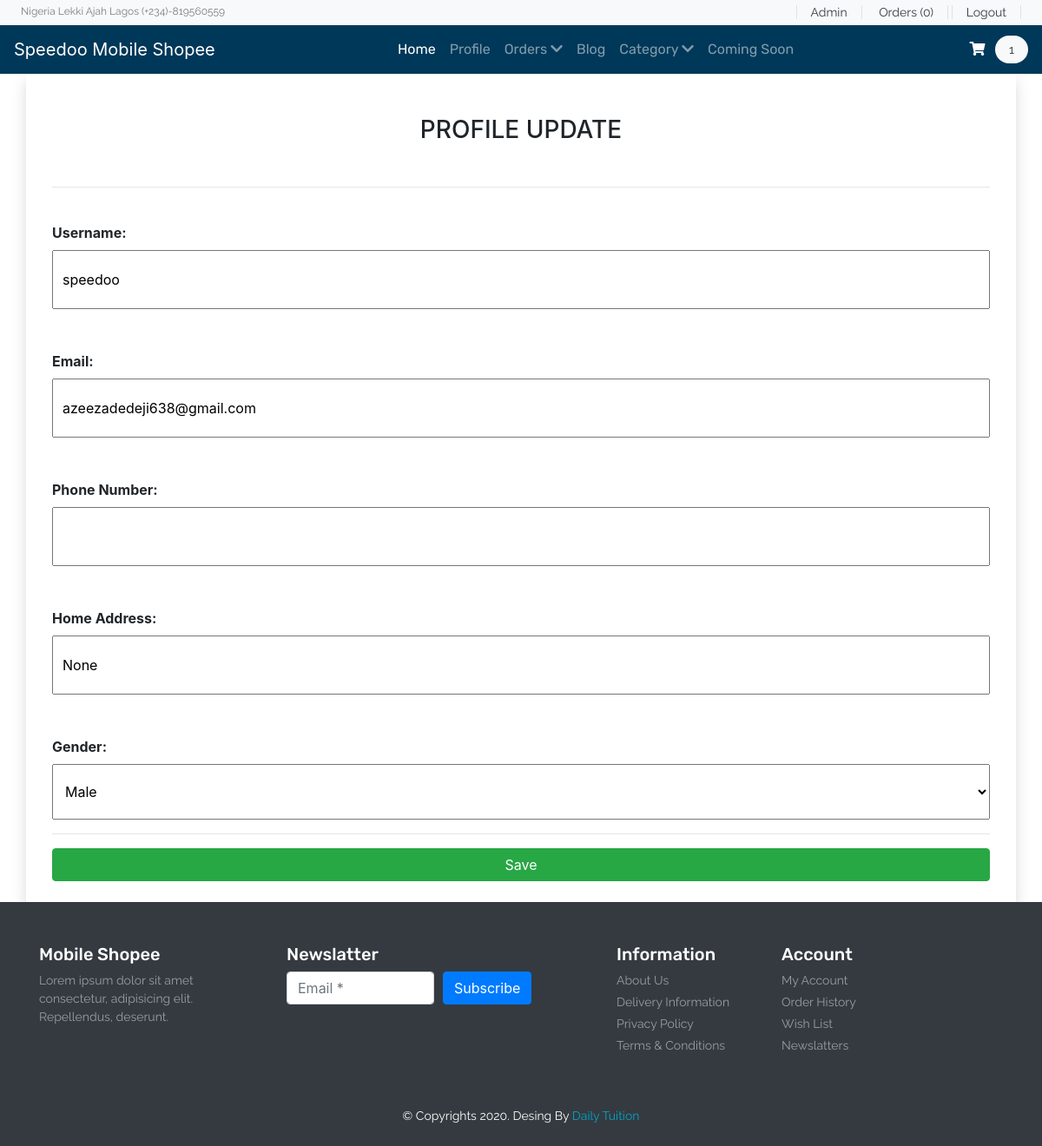
Before: /updateprofile/ (signed in) with the older database file.
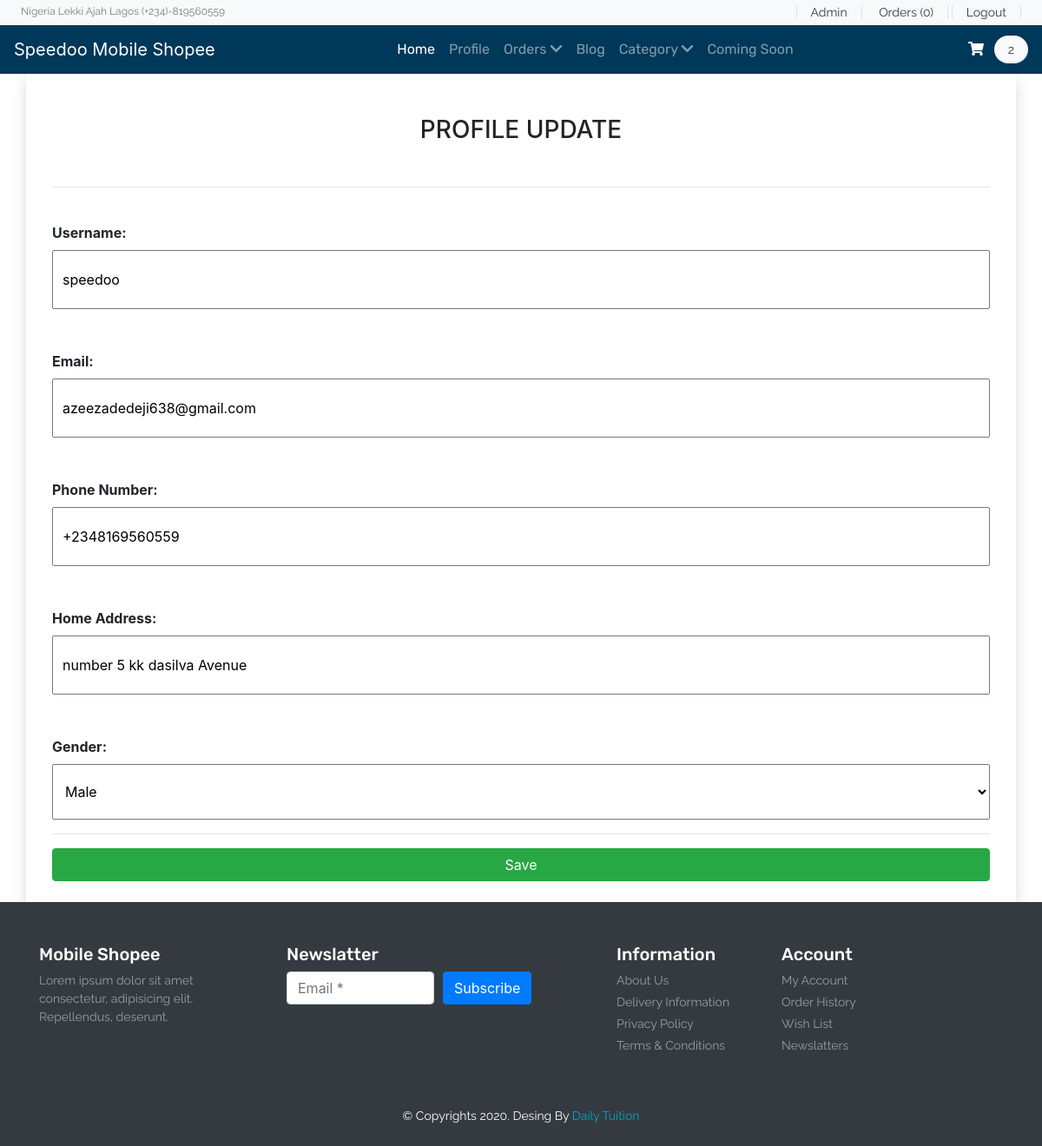
After: the same page with the newer database file.
### base/models.py (models this page shows)
class User(AbstractUser):
    CHOICES = (
        ('male', 'Male'),
        ('female', 'Female'),
        ('other', 'Others'),
    )
    email = models.EmailField(unique=True)
    phone = models.CharField(max_length=20)
    username = models.CharField(max_length=200)
    gender = models.CharField(max_length=50, null=True, choices=CHOICES)
    image = models.ImageField(blank=True, null=True, )
    address = models.CharField(max_length=5000, blank=True, null=True, )
    about_me = RichTextUploadingField(blank=True, null=True, )
    USERNAME_FIELD = 'email'
    REQUIRED_FIELDS = ['username']

### base/views.py (the view, shortened to what this page needs)
# urls.py: path('updateprofile/', views.updateprofile, name='updateprofile')
def updateprofile(request):
    list_cart = request.user.cart_set.all().count
    pro = User.objects.get(email=request.user)
    context = {'profile': pro, 'cart_total': list_cart}
    return render(request, 'base/updateprofile.html', context)

### base/templates/base/updateprofile.html (shortened to what this page needs)
{% extends 'base/navbar.html'%}
{% block body%}
          <div class="container  airtime-color shadow">
            <form action="{% url 'base:updateprofile'%}" autocomplete="off" method="post">
              <div class="container">
                <h3 class="text-center pt-5">PROFILE UPDATE</h3><br>
                <hr><br>
                <label ><b>Username:</b></label><br>
                <input type="text" class="w-100" style="padding:20px 10px;" autocomplete="off" placeholder="Enter your Username" name="username" id="username"  value="{{profile.username}}" required><br>
                <label class="pt-5"><b>Email:</b></label><br>
                <input type="email" class="w-100" style="padding:20px 10px;" autocomplete="off" placeholder="Enter your Email Address" name="email" id="email" value="{{profile.email}}"  required><br>
                   <label class="pt-5"><b>Phone Number:</b></label><br>
                <input type="tel" class="w-100" style="padding:20px 10px;" autocomplete="off" placeholder="" name="phone" id="phone"  value="{{profile.phone}}" required><br>
                 <label class="pt-5"><b>Home Address:</b></label><br>
                <input type="text" class="w-100" style="padding:20px 10px;" autocomplete="off" placeholder="" name="address" id="address"  value="{{profile.address}}" required><br>
                 <label class="pt-5"><b>Gender:</b></label><br>
                 <select name="gender" id="e" value="{{profile.gender}}"   class="w-100" style="padding:20px 10px;" required><br>
                            <option value="Male">Male</option>
                 </select><br/>
                <hr>
                <button type="submit" class="w-100 btn btn-success">Save</button>
              </div>
            </form><br/>
          </div>
{%endblock%}

### base/templates/base/navbar.html (shortened to what the changed rows need)
<!DOCTYPE html>
<html lang="en">
<head>
    {% load static%}
    {% load humanize %}
    <link rel="stylesheet" href="https://stackpath.bootstrapcdn.com/bootstrap/4.4.1/css/bootstrap.min.css">
    <link rel="stylesheet" href="https://cdnjs.cloudflare.com/ajax/libs/OwlCarousel2/2.3.4/assets/owl.carousel.min.css" />
    <link rel="stylesheet" href="https://cdnjs.cloudflare.com/ajax/libs/OwlCarousel2/2.3.4/assets/owl.theme.default.min.css" />
    <link rel="stylesheet" href="https://cdnjs.cloudflare.com/ajax/libs/font-awesome/5.13.0/css/all.min.css" />
    <link rel="stylesheet" href="{% static 'base/css/style.css'%}">
</head>
<body>
        <header id="header">
            <nav class="navbar navbar-expand-lg navbar-dark color-primary-bg">
                <div class="collapse navbar-collapse" id="navbarNav">
                  <form action="#" class="font-size-14 font-rale">
                      <a href="{% url 'base:cart' %}" class="py-2 rounded-pill color-primary-bg">
                        <span class="font-size-16 px-2 text-white"><i class="fas fa-shopping-cart"></i></span>
                        <span class="px-3 py-2 rounded-pill text-dark bg-light">{{cart_total}}</span>
                      </a>
                  </form>
                </div>
              </nav>
        </header>
  {%block body%}
  {%endblock%}
</body>
</html>
</body>
</html>

Changed rows visible on the page:
changed User "speedoo": id "1" → "2"; phone (not shown) → "+2348169560559"; address "None" → "number 5 kk dasilva Avenue"
